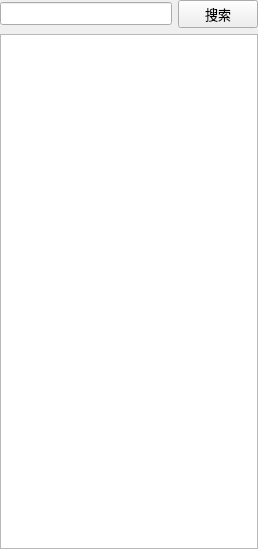
<?xml version="1.0" encoding="UTF-8"?>
<ui version="4.0">
 <class>BucketWidget</class>
 <widget class="QWidget" name="BucketWidget">
  <property name="geometry">
   <rect>
    <x>0</x>
    <y>0</y>
    <width>258</width>
    <height>549</height>
   </rect>
  </property>
  <property name="font">
   <font>
    <pointsize>10</pointsize>
   </font>
  </property>
  <property name="windowTitle">
   <string>Form</string>
  </property>
  <layout class="QVBoxLayout" name="verticalLayout">
   <property name="spacing">
    <number>6</number>
   </property>
   <property name="leftMargin">
    <number>0</number>
   </property>
   <property name="topMargin">
    <number>0</number>
   </property>
   <property name="rightMargin">
    <number>0</number>
   </property>
   <property name="bottomMargin">
    <number>0</number>
   </property>
   <item>
    <layout class="QHBoxLayout" name="horizontalLayout">
     <item>
      <widget class="QLineEdit" name="lineEdit">
       <property name="font">
        <font>
         <pointsize>10</pointsize>
        </font>
       </property>
      </widget>
     </item>
     <item>
      <widget class="QPushButton" name="pushButton">
       <property name="font">
        <font>
         <pointsize>10</pointsize>
        </font>
       </property>
       <property name="text">
        <string>搜索</string>
       </property>
      </widget>
     </item>
    </layout>
   </item>
   <item>
    <widget class="QListView" name="listView"/>
   </item>
  </layout>
 </widget>
 <resources/>
 <connections/>
</ui>
